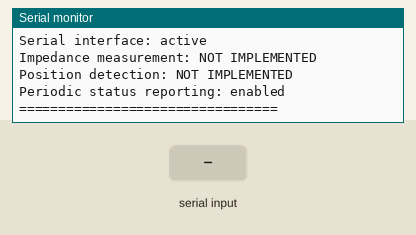
The sketch below on a simulated ESP32. On the bench: the last lines printed to the serial monitor. The inputs (shaded band) are chosen by the test bench.

Above: at 1.7 s.
1.8 s: "START\n" received over Serial
At 2.8 s:
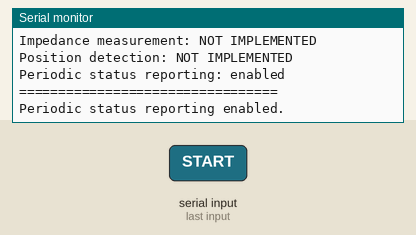
4.8 s: "STOP\n" received over Serial
At 6.0 s:
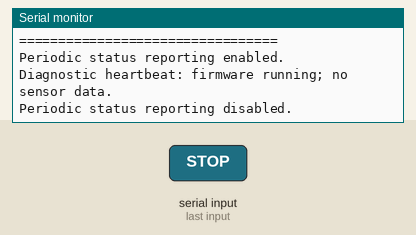
6.3 s: "STATUS\n" received over Serial
At 6.7 s:
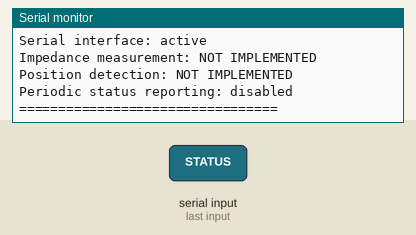
7.8 s: "1\n" received over Serial
At 8.6 s:
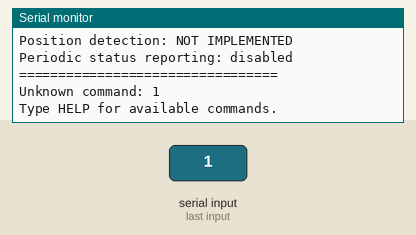

Measured:
- after the input at 1.8 s, the serial monitor: prints a new line at once (image 1)
- after the input at 4.8 s, the serial monitor: prints a new line at once (image 2)
- after the input at 6.3 s, the serial monitor: prints a new line at once (image 3)
- after the input at 7.8 s, the serial monitor: prints a new line at once (image 4)

The sketch:

BioZMed_ESP32.ino
```cpp
/*
  BioZMed ESP32 - Diagnostic Firmware Scaffold
  Implemented: serial diagnostics, HELP/STATUS/START/STOP commands,
  periodic status heartbeat, unknown/overlong input handling.

  Not implemented: bioimpedance measurement, sensor acquisition,
  vein-entry/far-wall detection, validated alert thresholds.

  Bench/phantom development only. Never connect a prototype to a person.
*/
#include <Arduino.h>
#include <string.h>

const unsigned long STATUS_INTERVAL_MS = 2000;
const size_t COMMAND_BUFFER_SIZE = 64;
unsigned long lastStatusTime = 0;
bool statusReportingEnabled = true;
char commandBuffer[COMMAND_BUFFER_SIZE];
size_t commandLength = 0;

void printHelp() {
  Serial.println();
  Serial.println("Commands: HELP, STATUS, START, STOP");
  Serial.println("HELP   - Show commands");
  Serial.println("STATUS - Show diagnostic status");
  Serial.println("START  - Enable periodic status messages");
  Serial.println("STOP   - Disable periodic status messages");
}

void printStatus() {
  Serial.println();
  Serial.println("=== BioZMed Diagnostic Status ===");
  Serial.println("Firmware: running");
  Serial.println("Serial interface: active");
  Serial.println("Impedance measurement: NOT IMPLEMENTED");
  Serial.println("Position detection: NOT IMPLEMENTED");
  Serial.print("Periodic status reporting: ");
  Serial.println(statusReportingEnabled ? "enabled" : "disabled");
  Serial.println("=================================");
}

void processCommand(char *command) {
  while (*command == ' ' || *command == '\t') command++;
  size_t len = strlen(command);
  while (len > 0 && (command[len - 1] == ' ' ||
         command[len - 1] == '\t' || command[len - 1] == '\r')) {
    command[--len] = '\0';
  }
  for (size_t i = 0; command[i] != '\0'; i++) {
    if (command[i] >= 'a' && command[i] <= 'z')
      command[i] = command[i] - ('a' - 'A');
  }

  if (strcmp(command, "HELP") == 0) {
    printHelp();
  } else if (strcmp(command, "STATUS") == 0) {
    printStatus();
  } else if (strcmp(command, "START") == 0) {
    statusReportingEnabled = true;
    lastStatusTime = millis();
    Serial.println("Periodic status reporting enabled.");
  } else if (strcmp(command, "STOP") == 0) {
    statusReportingEnabled = false;
    Serial.println("Periodic status reporting disabled.");
  } else if (len > 0) {
    Serial.print("Unknown command: ");
    Serial.println(command);
    Serial.println("Type HELP for available commands.");
  }
}

void readSerialCommands() {
  while (Serial.available() > 0) {
    char incoming = (char)Serial.read();
    if (incoming == '\n') {
      commandBuffer[commandLength] = '\0';
      processCommand(commandBuffer);
      commandLength = 0;
    } else if (incoming != '\r') {
      if (commandLength < COMMAND_BUFFER_SIZE - 1) {
        commandBuffer[commandLength++] = incoming;
      } else {
        commandLength = 0;
        Serial.println("Error: command too long; input cleared.");
      }
    }
  }
}

void setup() {
  Serial.begin(115200);
  delay(500);
  Serial.println();
  Serial.println("BioZMed ESP32 Diagnostic Firmware");
  Serial.println("Serial interface test; no sensor data is being read.");
  printHelp();
  printStatus();
}

void loop() {
  readSerialCommands();
  unsigned long now = millis();
  if (statusReportingEnabled && now - lastStatusTime >= STATUS_INTERVAL_MS) {
    lastStatusTime = now;
    Serial.println("Diagnostic heartbeat: firmware running; no sensor data.");
  }
}
```
